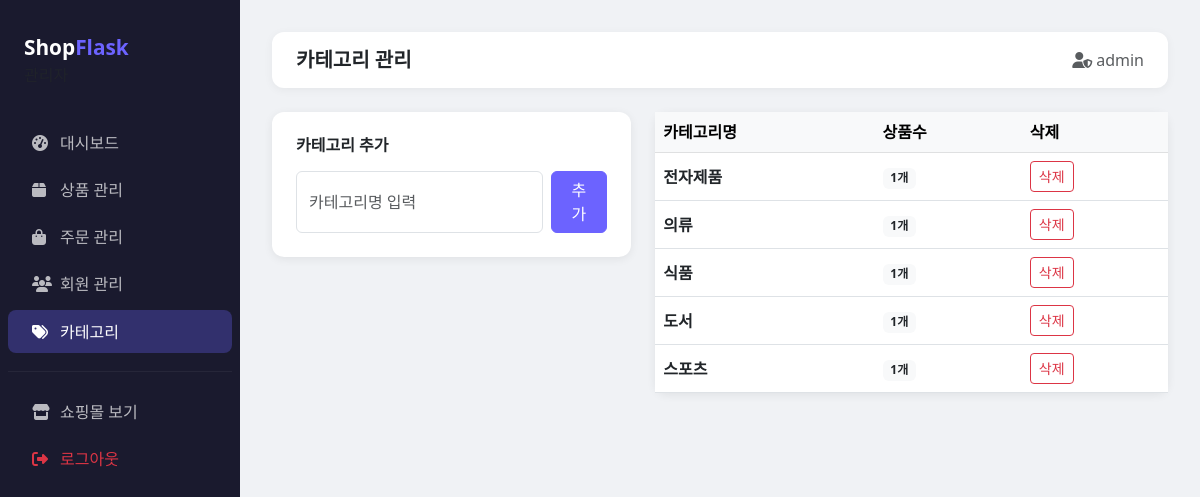
The app's page /admin/categories (signed in) with its own data.
### models/user.py (models this page shows)
class User(db.Model, UserMixin):
    __tablename__ = 'users'
    id = db.Column(db.Integer, primary_key=True)
    username = db.Column(db.String(50), unique=True, nullable=False)
    email = db.Column(db.String(120), unique=True, nullable=False)
    password = db.Column(db.String(200), nullable=False)
    is_admin = db.Column(db.Boolean, default=False)
    created_at = db.Column(db.DateTime, default=datetime.utcnow)
    orders = db.relationship('Order', backref='customer', lazy=True)
    cart_items = db.relationship('CartItem', backref='user', lazy=True, cascade='all, delete-orphan')

### models/product.py (models this page shows)
class Category(db.Model):
    __tablename__ = 'categories'
    id = db.Column(db.Integer, primary_key=True)
    name = db.Column(db.String(50), unique=True, nullable=False)
    products = db.relationship('Product', backref='category', lazy=True)

### routes/admin.py (the view, shortened to what this page needs)
@admin_bp.route('/categories', methods=['GET', 'POST'])
@admin_required
def categories():
    categories = Category.query.all()
    return render_template('admin/categories.html', categories=categories)

### models/user.py (called while the page is built)
@login_manager.user_loader
def load_user(user_id):
    return User.query.get(int(user_id))

### routes/admin.py (called while the page is built)
def admin_required(f):
    @wraps(f)
    def decorated(*args, **kwargs):
        if not current_user.is_authenticated or not current_user.is_admin:
            flash('관리자 권한이 필요합니다.', 'danger')
            return redirect(url_for('user.index'))
        return f(*args, **kwargs)
    return login_required(decorated)

### templates/admin/categories.html (shortened to what this page needs)
{% extends 'admin/base_admin.html' %}
{% block page_title %}카테고리 관리{% endblock %}
{% block content %}
<div class="row g-4">
  <div class="col-md-5">
    <div class="card p-4">
      <h6 class="fw-bold mb-3">카테고리 추가</h6>
      <form method="POST" class="d-flex gap-2">
        <input type="text" name="name" class="form-control" placeholder="카테고리명 입력" required>
        <button type="submit" class="btn btn-primary px-3">추가</button>
      </form>
    </div>
  </div>
  <div class="col-md-7">
    <div class="card">
      <div class="table-responsive">
        <table class="table align-middle mb-0">
          <thead class="table-light"><tr><th>카테고리명</th><th>상품수</th><th>삭제</th></tr></thead>
          <tbody>
          {% for cat in categories %}
          <tr>
            <td><strong>{{ cat.name }}</strong></td>
            <td><span class="badge bg-light text-dark">{{ cat.products|length }}개</span></td>
            <td>
              <form action="{{ url_for('admin.delete_category', cat_id=cat.id) }}" method="POST" onsubmit="return confirm('삭제할까요?')">
                <button class="btn btn-sm btn-outline-danger">삭제</button>
              </form>
            </td>
          </tr>
          {% endfor %}
          </tbody>
        </table>
      </div>
    </div>
  </div>
</div>
{% endblock %}

### templates/admin/base_admin.html (shortened to what this page needs)
<!DOCTYPE html>
<html lang="ko">
<head>
  <link href="https://cdnjs.cloudflare.com/ajax/libs/bootstrap/5.3.0/css/bootstrap.min.css" rel="stylesheet">
  <link href="https://cdnjs.cloudflare.com/ajax/libs/font-awesome/6.4.0/css/all.min.css" rel="stylesheet">
</head>
<body>
<div class="sidebar">
  <div class="brand">Shop<span>Flask</span> <small class="d-block text-muted fs-6 fw-normal">관리자</small></div>
  <nav class="nav flex-column">
    <a class="nav-link {% if request.endpoint == 'admin.dashboard' %}active{% endif %}" href="{{ url_for('admin.dashboard') }}"><i class="fas fa-tachometer-alt me-2"></i>대시보드</a>
    <a class="nav-link {% if 'product' in request.endpoint %}active{% endif %}" href="{{ url_for('admin.products') }}"><i class="fas fa-box me-2"></i>상품 관리</a>
    <a class="nav-link {% if request.endpoint == 'admin.orders' %}active{% endif %}" href="{{ url_for('admin.orders') }}"><i class="fas fa-shopping-bag me-2"></i>주문 관리</a>
    <a class="nav-link {% if request.endpoint == 'admin.users' %}active{% endif %}" href="{{ url_for('admin.users') }}"><i class="fas fa-users me-2"></i>회원 관리</a>
    <a class="nav-link {% if request.endpoint == 'admin.categories' %}active{% endif %}" href="{{ url_for('admin.categories') }}"><i class="fas fa-tags me-2"></i>카테고리</a>
    <hr style="border-color: rgba(255,255,255,.2); margin: 1rem .5rem;">
    <a class="nav-link" href="{{ url_for('user.index') }}"><i class="fas fa-store me-2"></i>쇼핑몰 보기</a>
    <a class="nav-link text-danger" href="{{ url_for('auth.logout') }}"><i class="fas fa-sign-out-alt me-2"></i>로그아웃</a>
  </nav>
</div>
<div class="main-content">
  <div class="topbar">
    <h5 class="mb-0 fw-bold">{% block page_title %}대시보드{% endblock %}</h5>
    <span class="text-muted"><i class="fas fa-user-shield me-1"></i>{{ current_user.username }}</span>
  </div>
  {% block content %}{% endblock %}
</div>
</body>
</html>

### templates/admin/base_admin.html (style rules this page uses)
:root { --primary: #6c63ff; --dark: #1a1a2e; --sidebar-w: 240px; }
body { background: #f0f2f5; font-family: 'Segoe UI', sans-serif; }
.sidebar { width: var(--sidebar-w); background: var(--dark); min-height: 100vh; position: fixed; top: 0; left: 0; z-index: 100; padding-top: 1rem; }
.sidebar .brand { color: #fff; font-weight: 800; font-size: 1.3rem; padding: 1rem 1.5rem 2rem; }
.sidebar .brand span { color: var(--primary); }
.sidebar .nav-link { color: rgba(255,255,255,.7); padding: .6rem 1.5rem; border-radius: 8px; margin: 2px 8px; }
.sidebar .nav-link:hover, .sidebar .nav-link.active { background: rgba(108,99,255,.3); color: #fff; }
.sidebar .nav-link i { width: 20px; }
.main-content { margin-left: var(--sidebar-w); padding: 2rem; }
.topbar { background: #fff; border-radius: 12px; padding: 1rem 1.5rem; margin-bottom: 1.5rem; display: flex; justify-content: space-between; align-items: center; box-shadow: 0 2px 10px rgba(0,0,0,.05); }
.card { border: none; border-radius: 12px; box-shadow: 0 2px 10px rgba(0,0,0,.07); }
.btn-primary { background: var(--primary); border-color: var(--primary); }

### records on screen
User: username "admin"
Category: name "전자제품", products|length "1"
Category: name "의류", products|length "1"
Category: name "식품", products|length "1"
Category: name "도서", products|length "1"
Category: name "스포츠", products|length "1"
